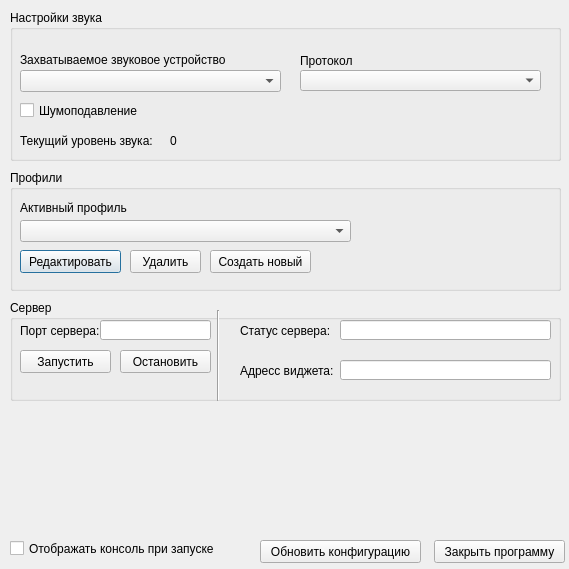
<?xml version="1.0" encoding="UTF-8"?>
<ui version="4.0">
 <class>PNGStreamer</class>
 <widget class="QDialog" name="PNGStreamer">
  <property name="geometry">
   <rect>
    <x>0</x>
    <y>0</y>
    <width>569</width>
    <height>569</height>
   </rect>
  </property>
  <property name="minimumSize">
   <size>
    <width>569</width>
    <height>569</height>
   </size>
  </property>
  <property name="maximumSize">
   <size>
    <width>569</width>
    <height>569</height>
   </size>
  </property>
  <property name="windowTitle">
   <string>PNG Streamer</string>
  </property>
  <widget class="QGroupBox" name="groupBox">
   <property name="geometry">
    <rect>
     <x>10</x>
     <y>10</y>
     <width>551</width>
     <height>151</height>
    </rect>
   </property>
   <property name="title">
    <string>Настройки звука</string>
   </property>
   <widget class="QComboBox" name="microChoose">
    <property name="geometry">
     <rect>
      <x>10</x>
      <y>60</y>
      <width>261</width>
      <height>22</height>
     </rect>
    </property>
   </widget>
   <widget class="QCheckBox" name="noiseCheckbox">
    <property name="geometry">
     <rect>
      <x>10</x>
      <y>80</y>
      <width>131</width>
      <height>41</height>
     </rect>
    </property>
    <property name="text">
     <string>Шумоподавление</string>
    </property>
   </widget>
   <widget class="QLabel" name="label_2">
    <property name="geometry">
     <rect>
      <x>10</x>
      <y>120</y>
      <width>141</width>
      <height>21</height>
     </rect>
    </property>
    <property name="text">
     <string>Текущий уровень звука:</string>
    </property>
   </widget>
   <widget class="QLabel" name="volumeLabel">
    <property name="geometry">
     <rect>
      <x>160</x>
      <y>120</y>
      <width>31</width>
      <height>21</height>
     </rect>
    </property>
    <property name="text">
     <string>0</string>
    </property>
   </widget>
   <widget class="QLabel" name="label_6">
    <property name="geometry">
     <rect>
      <x>290</x>
      <y>40</y>
      <width>61</width>
      <height>21</height>
     </rect>
    </property>
    <property name="text">
     <string>Протокол</string>
    </property>
   </widget>
   <widget class="QComboBox" name="mProtocolChoose">
    <property name="geometry">
     <rect>
      <x>290</x>
      <y>60</y>
      <width>241</width>
      <height>21</height>
     </rect>
    </property>
   </widget>
   <widget class="QLabel" name="label_7">
    <property name="geometry">
     <rect>
      <x>10</x>
      <y>40</y>
      <width>261</width>
      <height>20</height>
     </rect>
    </property>
    <property name="text">
     <string>Захватываемое звуковое устройство</string>
    </property>
   </widget>
  </widget>
  <widget class="QGroupBox" name="groupBox_2">
   <property name="geometry">
    <rect>
     <x>10</x>
     <y>170</y>
     <width>551</width>
     <height>121</height>
    </rect>
   </property>
   <property name="title">
    <string>Профили</string>
   </property>
   <widget class="QLabel" name="label">
    <property name="geometry">
     <rect>
      <x>10</x>
      <y>30</y>
      <width>111</width>
      <height>16</height>
     </rect>
    </property>
    <property name="text">
     <string>Активный профиль</string>
    </property>
   </widget>
   <widget class="QComboBox" name="selectProfile">
    <property name="geometry">
     <rect>
      <x>10</x>
      <y>50</y>
      <width>331</width>
      <height>22</height>
     </rect>
    </property>
   </widget>
   <widget class="QPushButton" name="redactProfileButton">
    <property name="geometry">
     <rect>
      <x>10</x>
      <y>80</y>
      <width>101</width>
      <height>23</height>
     </rect>
    </property>
    <property name="text">
     <string>Редактировать</string>
    </property>
   </widget>
   <widget class="QPushButton" name="deleteProfileButton">
    <property name="geometry">
     <rect>
      <x>120</x>
      <y>80</y>
      <width>71</width>
      <height>23</height>
     </rect>
    </property>
    <property name="text">
     <string>Удалить</string>
    </property>
   </widget>
   <widget class="QPushButton" name="createProfileButton">
    <property name="geometry">
     <rect>
      <x>200</x>
      <y>80</y>
      <width>101</width>
      <height>23</height>
     </rect>
    </property>
    <property name="text">
     <string>Создать новый</string>
    </property>
   </widget>
  </widget>
  <widget class="QGroupBox" name="serverBox">
   <property name="geometry">
    <rect>
     <x>10</x>
     <y>300</y>
     <width>551</width>
     <height>101</height>
    </rect>
   </property>
   <property name="title">
    <string>Сервер</string>
   </property>
   <widget class="QLabel" name="label_3">
    <property name="geometry">
     <rect>
      <x>10</x>
      <y>20</y>
      <width>81</width>
      <height>21</height>
     </rect>
    </property>
    <property name="text">
     <string>Порт сервера:</string>
    </property>
   </widget>
   <widget class="QLineEdit" name="serverPortButton">
    <property name="geometry">
     <rect>
      <x>90</x>
      <y>20</y>
      <width>111</width>
      <height>20</height>
     </rect>
    </property>
    <property name="inputMask">
     <string/>
    </property>
    <property name="text">
     <string/>
    </property>
    <property name="clearButtonEnabled">
     <bool>false</bool>
    </property>
   </widget>
   <widget class="QPushButton" name="startServerButton">
    <property name="geometry">
     <rect>
      <x>10</x>
      <y>50</y>
      <width>91</width>
      <height>23</height>
     </rect>
    </property>
    <property name="text">
     <string>Запустить</string>
    </property>
   </widget>
   <widget class="QPushButton" name="stopServerButton">
    <property name="geometry">
     <rect>
      <x>110</x>
      <y>50</y>
      <width>91</width>
      <height>23</height>
     </rect>
    </property>
    <property name="text">
     <string>Остановить</string>
    </property>
   </widget>
   <widget class="QLabel" name="label_4">
    <property name="geometry">
     <rect>
      <x>230</x>
      <y>20</y>
      <width>91</width>
      <height>21</height>
     </rect>
    </property>
    <property name="text">
     <string>Статус сервера:</string>
    </property>
   </widget>
   <widget class="Line" name="line">
    <property name="geometry">
     <rect>
      <x>200</x>
      <y>10</y>
      <width>16</width>
      <height>91</height>
     </rect>
    </property>
    <property name="orientation">
     <enum>Qt::Vertical</enum>
    </property>
   </widget>
   <widget class="QLabel" name="label_5">
    <property name="geometry">
     <rect>
      <x>230</x>
      <y>60</y>
      <width>101</width>
      <height>21</height>
     </rect>
    </property>
    <property name="text">
     <string>Адресс виджета:</string>
    </property>
   </widget>
   <widget class="QLineEdit" name="serverStatusLine">
    <property name="geometry">
     <rect>
      <x>330</x>
      <y>20</y>
      <width>211</width>
      <height>20</height>
     </rect>
    </property>
    <property name="readOnly">
     <bool>true</bool>
    </property>
   </widget>
   <widget class="QLineEdit" name="widgetIpLine">
    <property name="geometry">
     <rect>
      <x>330</x>
      <y>60</y>
      <width>211</width>
      <height>20</height>
     </rect>
    </property>
    <property name="readOnly">
     <bool>true</bool>
    </property>
   </widget>
  </widget>
  <widget class="QPushButton" name="applySettingsButton">
   <property name="geometry">
    <rect>
     <x>260</x>
     <y>540</y>
     <width>161</width>
     <height>23</height>
    </rect>
   </property>
   <property name="text">
    <string>Обновить конфигурацию</string>
   </property>
  </widget>
  <widget class="QPushButton" name="closeButton">
   <property name="geometry">
    <rect>
     <x>434</x>
     <y>540</y>
     <width>131</width>
     <height>23</height>
    </rect>
   </property>
   <property name="text">
    <string>Закрыть программу</string>
   </property>
  </widget>
  <widget class="QCheckBox" name="consoleCheckbox">
   <property name="geometry">
    <rect>
     <x>10</x>
     <y>540</y>
     <width>221</width>
     <height>17</height>
    </rect>
   </property>
   <property name="text">
    <string>Отображать консоль при запуске</string>
   </property>
  </widget>
 </widget>
 <resources/>
 <connections/>
</ui>
